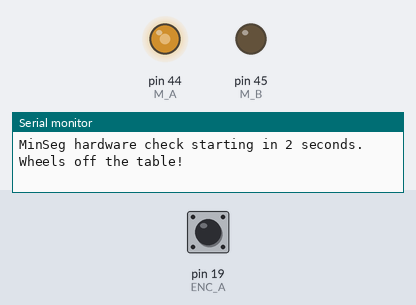
Bench run of a sketch on a simulated Arduino Mega 2560, built with avr-gcc and run on an emulated ATmega2560. Parts: output pins drawn as LEDs (lit = HIGH), the last lines printed to the serial monitor. Inputs (shaded band) come from the test bench; at power-on: pin 19 (ENC_A) HIGH.

Above: at 2.05 s.
At 6.3 s:
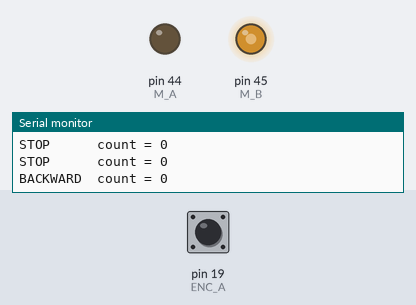
At 10.0 s:
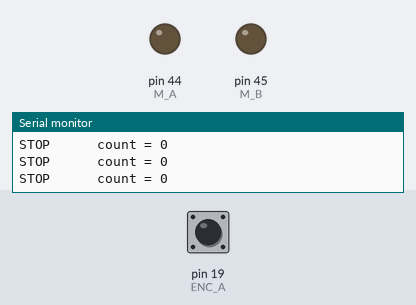
Timing chart, 0 to 12.4 s (numbered marks = the images above):
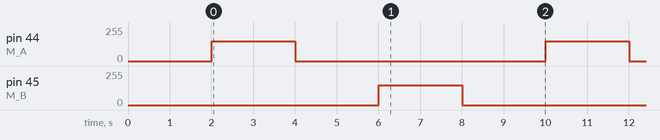

The sketch:

minseg_test.ino
```cpp
// Kelvin: MinSegMega hardware check. Run this BEFORE minseg_speed.
// Board: "Arduino Mega or Mega 2560". Serial Monitor: 115200 baud.
// Put the robot on a stand so the wheels are off the table, batteries ON.
//
// Every 8 seconds it runs motor 1 forward, stops, runs it backward, stops, and prints the
// encoder count the whole time. What you want to see:
//   - the wheel spins one way, then the other
//   - "count" goes UP while it says FORWARD and DOWN while it says BACKWARD
// If the count goes the wrong way: swap ENC_A and ENC_B in minseg_speed.ino.
// If the count stays at 0 but the wheel spins: the encoder is on other pins (try 2 and 3).
// If the wheel does not spin: check the batteries and power switch, then tell Claude what you see.

const int M_A = 44;      // motor 1
const int M_B = 45;
const int ENC_A = 19;    // encoder 1
const int ENC_B = 18;

volatile long count = 0;
void onEnc() { if (digitalRead(ENC_A) == digitalRead(ENC_B)) count++; else count--; }

void drive(int pwm) {
  if (pwm >= 0) { analogWrite(M_A, pwm); analogWrite(M_B, 0); }
  else          { analogWrite(M_A, 0);   analogWrite(M_B, -pwm); }
}

void phase(const char *name, int pwm, int ms) {
  drive(pwm);
  for (int t = 0; t < ms; t += 250) {
    delay(250);
    noInterrupts(); long c = count; interrupts();
    Serial.print(name); Serial.print("  count = "); Serial.println(c);
  }
}

void setup() {
  Serial.begin(115200);
  pinMode(M_A, OUTPUT); pinMode(M_B, OUTPUT);
  pinMode(ENC_A, INPUT_PULLUP); pinMode(ENC_B, INPUT_PULLUP);
  attachInterrupt(digitalPinToInterrupt(ENC_A), onEnc, CHANGE);
  Serial.println("MinSeg hardware check starting in 2 seconds. Wheels off the table!");
  delay(2000);
}

void loop() {
  phase("FORWARD ", 150, 2000);
  phase("STOP    ", 0, 2000);
  phase("BACKWARD", -150, 2000);
  phase("STOP    ", 0, 2000);
}
```

Measured:
- by itself, pin 44 (M_A), pin 45 (M_B): alternates 150/255 for 2.0 s and 0/255 for 6.0 s
